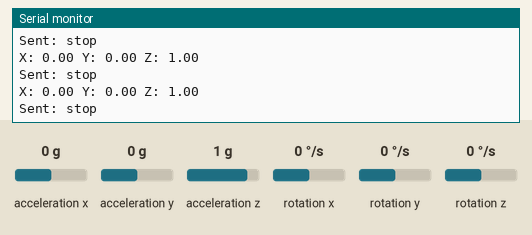
Recording of a sketch running on a simulated Arduino Uno, built with avr-gcc and run on an emulated ATmega328P. Parts: the last lines printed to the serial monitor. The test bench sets the inputs (shaded band); at power-on: acceleration y 0 g, acceleration x 0 g, acceleration z 1 g, rotation x 0 °/s, rotation y 0 °/s, rotation z 0 °/s. No radio packets arrive unless stated.

Above: at 4.4 s.
4.5 s: acceleration y set to -0.5 g
At 4.6 s:
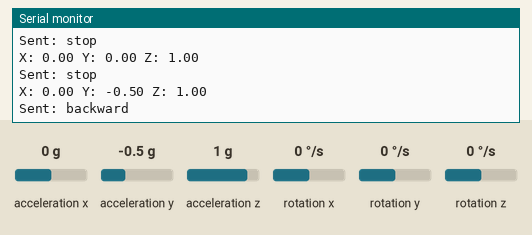
6.0 s: acceleration y set to -0.2 g
At 6.06 s:
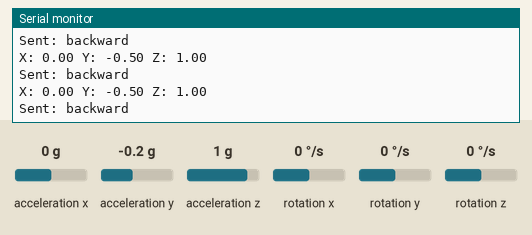
9.1 s: acceleration y set to 0.2 g
At 9.1 s:
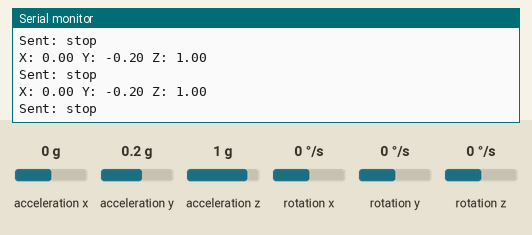
10.6 s: acceleration y set to 0.5 g
At 10.77 s:
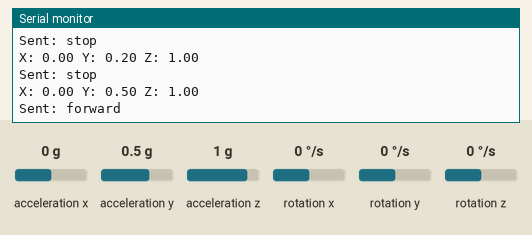
Timing chart, 0 to 13.3 s (numbered marks = the images above; inputs shaded):
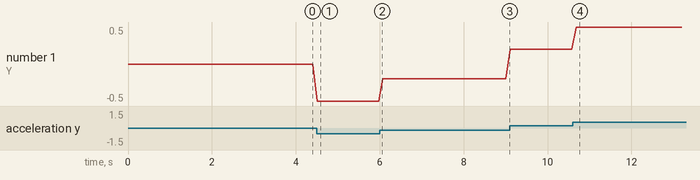

Measured:
- the behaviour switches between 0.3 and 0.4 g on acceleration y (found by bisection; images 3 and 4)
- after the input at 4.5 s, the serial monitor: prints a new line at once (image 1)
- after the input at 10.6 s, the serial monitor: prints a new line after 0.08 s (image 4)
- plotted number 1: 0 → -0.5 after the input at 4.5 s, -0.5 → -0.2 after the input at 6.0 s, -0.2 → 0.2 after the input at 9.1 s, 0.2 → 0.5 after the input at 10.6 s

The sketch:

Car_Transmitter.ino
```cpp
#include <Wire.h>
#include <SPI.h>
#include <RF24.h>
#include <MPU9250_asukiaaa.h>

RF24 radio(8, 9);  // CE, CSN
const byte address[6] = "00001";
MPU9250_asukiaaa mySensor;

void setup() {
  Serial.begin(9600);
  Wire.begin();
  mySensor.setWire(&Wire);
  mySensor.beginAccel();
  mySensor.beginGyro();

  radio.begin();
  radio.openWritingPipe(address);
  radio.setPALevel(RF24_PA_LOW);
  radio.stopListening();
}

void loop() {
  mySensor.accelUpdate();  // Update accelerometer data

  // Print raw sensor data for debugging
  float x = mySensor.accelX();
  float y = mySensor.accelY();
  float z = mySensor.accelZ();
  Serial.print("X: ");
  Serial.print(x);
  Serial.print(" Y: ");
  Serial.print(y);
  Serial.print(" Z: ");
  Serial.println(z);

  if (y > 0.3) {  // If Y is above threshold, send "forward" command
    const char text[] = "forward";
    radio.write(&text, sizeof(text));
    Serial.println("Sent: forward");
  }

  else if (y < -0.3 ) {
    const char text[] = "backward";
    radio.write(&text, sizeof(text));
    Serial.println("Sent: backward");
  }

  else if(x > 0.3) {
    const char text[] = "right";
    radio.write(&text, sizeof(text));
    Serial.println("Sent: right");
  }

  else if(x < -0.3){
    const char text[] = "left";
    radio.write(&text, sizeof(text));
    Serial.println("Sent: left");
  }

  else {
    const char text[] = "stop";
    radio.write(&text, sizeof(text));
    Serial.println("Sent: stop");
  }


  delay(100);  // Delay to make the output readable
}
```
